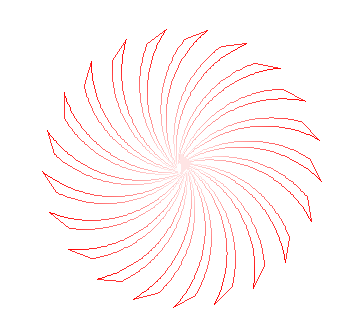

Write the Python code that produced this figure.
import turtle
from turtle import *
shape("arrow")
turtle.delay(0)
colormode(255)

for i in range(21):
    for j in range(70):
        color(255,255-j*3,255-j*3)
        forward(2)
        right(1)
    right(30)
    forward(25)
    right(162)
    for k in range(77):
        color(255,k*3,k*3)
        forward(2)
        left(1)
    # 5+(360/個数-1)
    left(168)

done()
